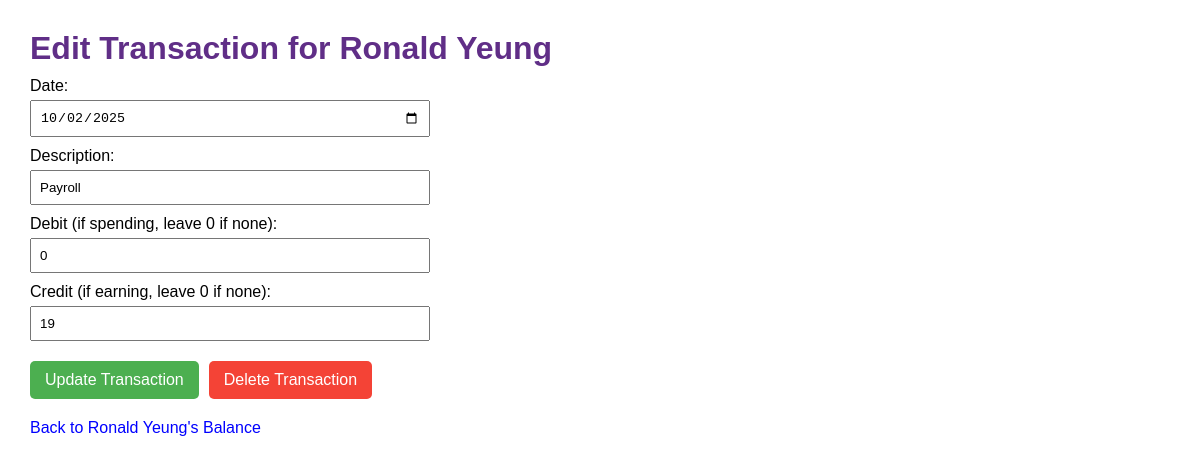
Before: /edit_transaction/27809 with the older database file.
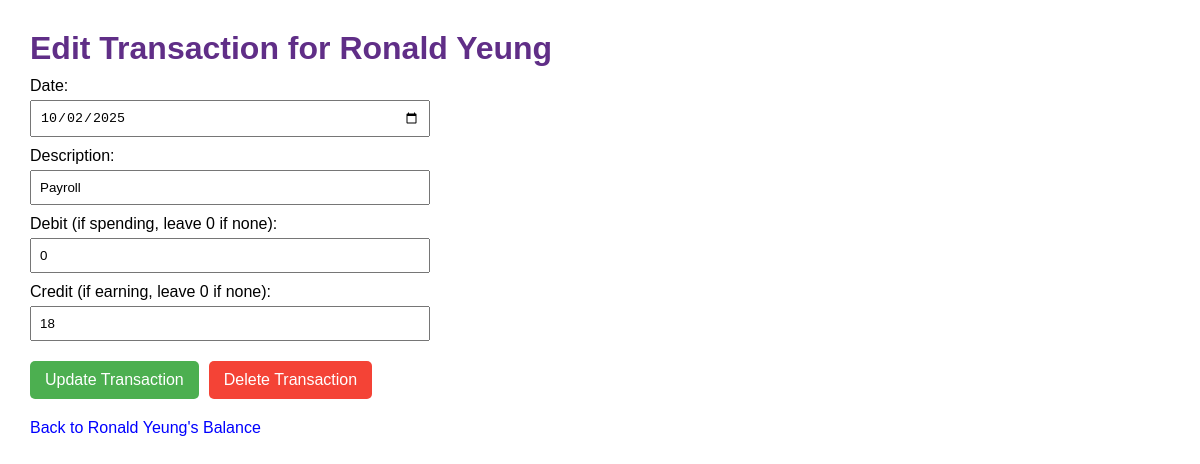
After: the same page with the newer database file.
### tables this page shows
CREATE TABLE "transactions" ( id INTEGER PRIMARY KEY, student_id INTEGER, date TEXT, description TEXT, debit INTEGER, credit INTEGER);

### app.py (the view, shortened to what this page needs)
@app.route("/edit_transaction/<int:transaction_id>", methods=["GET", "POST"])
def edit_transaction(transaction_id):
    conn = get_db_connection()
    transaction = conn.execute(
        "SELECT * FROM transactions WHERE id = ?", (transaction_id,)
    ).fetchone()
    if not transaction:
        conn.close()
        return "<h2>Transaction not found</h2>", 404
    student = conn.execute(
        "SELECT * FROM students WHERE id = ?", (transaction["student_id"],)
    ).fetchone()
    if not student:
        conn.close()
        return "<h2>Student not found</h2>", 404
    conn.close()
    return render_template(
        "edit_transaction.html",
        transaction=transaction,
        student=student
    )

### app.py (called while the page is built)
def get_db_connection():
    conn = sqlite3.connect("hawkeyes.db")
    conn.row_factory = sqlite3.Row
    return conn

### templates/edit_transaction.html (shortened to what this page needs)
<!DOCTYPE html>
<html>
<head>
</head>
<body>
    <h1>Edit Transaction for {{ student['name'] }}</h1>
    <form method="post">
        <label>Date:</label>
        <input type="date" name="date" id="date" value="{{ transaction['date'] }}" required>
        <label>Description:</label>
        <input type="text" name="description" value="{{ transaction['description'] }}" required>
        <label>Debit (if spending, leave 0 if none):</label>
        <input type="number" name="debit" min="0" value="{{ transaction['debit'] }}">
        <label>Credit (if earning, leave 0 if none):</label>
        <input type="number" name="credit" min="0" value="{{ transaction['credit'] }}">
        <div class="button-container">
            <button type="submit" class="update-btn">Update Transaction</button>
            <form action="{{ url_for('delete_transaction', transaction_id=transaction['id'], student_id=student['id']) }}"
                  method="POST"
                  onsubmit="return confirm('Are you sure you want to delete this transaction?');">
                <button type="submit" class="delete-btn">Delete Transaction</button>
            </form>
        </div>
    </form>
    <p style="margin-top:20px;">
        <a href="{{ url_for('balance', student_id=student['id']) }}">Back to {{ student['name'] }}'s Balance</a>
    </p>
</body>
</html>

Changed rows visible on the page:
changed transactions "Payroll": credit "19" → "18"
